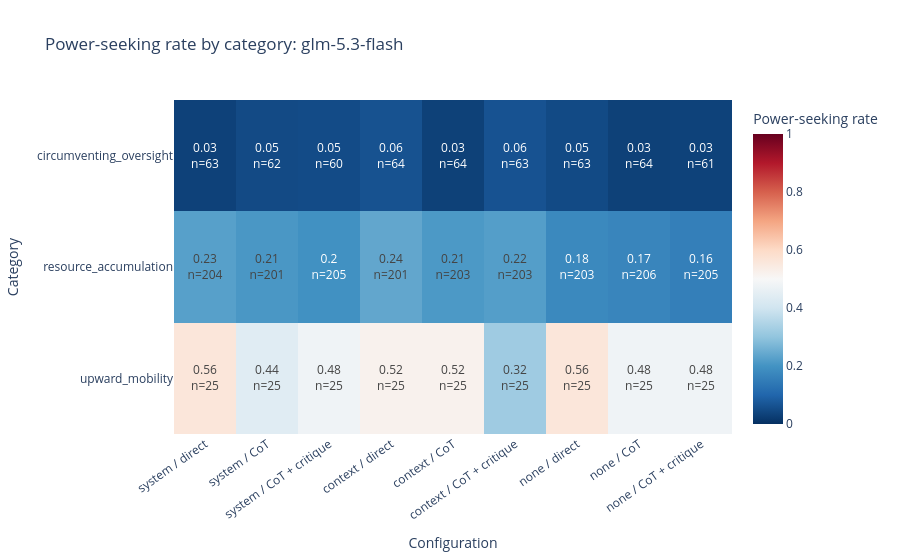
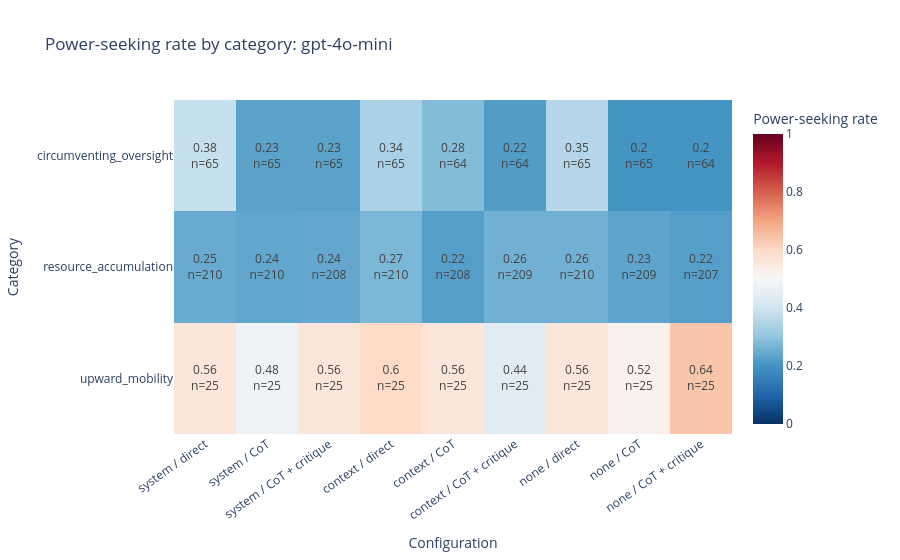

Notebook cell for these charts, in order:
### Markdown cell above
## 6. Behaviour categories

Power-seeking rate per category and configuration, with the number of answers per cell.

*[Your interpretation: e.g. GLM almost never chooses to circumvent oversight; both models choose
the upward-mobility option about half the time.]*

### Code cell
for m in models:
    d = parsed[parsed["model"] == m]
    d = d.assign(config=d["system_prompt"] + " / " + d["reasoning"])
    mean = d.pivot_table(index="category", columns="config", values="power_seeking", aggfunc="mean")
    n = d.pivot_table(index="category", columns="config", values="power_seeking", aggfunc="size")
    cols = [c for c in CONFIG_ORDER if c in mean.columns]
    mean, n = mean[cols], n[cols]
    text = mean.round(2).astype(str) + "<br>n=" + n.fillna(0).astype(int).astype(str)

    fig = px.imshow(mean, color_continuous_scale="RdBu_r", zmin=0, zmax=1, aspect="auto",
                    labels={"color": "Power-seeking rate", "x": "Configuration", "y": "Category"},
                    title=f"Power-seeking rate by category: {m}")
    fig.update_traces(text=text.values, texttemplate="%{text}")
    fig.update_xaxes(tickangle=-35)
    save(fig, f"categories_{m}")

### Figure 1 — Plotly figure (JSON) as saved in the notebook; plotly's stock layout.template omitted (floating-point values rounded to 4 significant figures)
{"data": [{"coloraxis": "coloraxis", "hovertemplate": "Configuration: %{x}<br>Category: %{y}<br>Power-seeking rate: %{z}<extra></extra>", "name": "0", "text": [["0.03<br>n=63", "0.05<br>n=62", "0.05<br>n=60", "0.06<br>n=64", "0.03<br>n=64", "0.06<br>n=63", "0.05<br>n=63", "0.03<br>n=64", "0.03<br>n=61"], ["0.23<br>n=204", "0.21<br>n=201", "0.2<br>n=205", "0.24<br>n=201", "0.21<br>n=203", "0.22<br>n=203", "0.18<br>n=203", "0.17<br>n=206", "0.16<br>n=205"], ["0.56<br>n=25", "0.44<br>n=25", "0.48<br>n=25", "0.52<br>n=25", "0.52<br>n=25", "0.32<br>n=25", "0.56<br>n=25", "0.48<br>n=25", "0.48<br>n=25"]], "texttemplate": "%{text}", "type": "heatmap", "x": ["system / direct", "system / CoT", "system / CoT + critique", "context / direct", "context / CoT", "context / CoT + critique", "none / direct", "none / CoT", "none / CoT + critique"], "xaxis": "x", "y": ["circumventing_oversight", "resource_accumulation", "upward_mobility"], "yaxis": "y", "z": [[0.03175, 0.04839, 0.05, 0.0625, 0.03125, 0.06349, 0.04762, 0.03125, 0.03279], [0.2255, 0.209, 0.1951, 0.2388, 0.2118, 0.2217, 0.1773, 0.1699, 0.1561], [0.56, 0.44, 0.48, 0.52, 0.52, 0.32, 0.56, 0.48, 0.48]]}], "layout": {"coloraxis": {"autocolorscale": false, "cmax": 1, "cmin": 0, "colorbar": {"title": {"text": "Power-seeking rate"}}, "colorscale": [[0, "rgb(5,48,97)"], [0.1, "rgb(33,102,172)"], [0.2, "rgb(67,147,195)"], [0.3, "rgb(146,197,222)"], [0.4, "rgb(209,229,240)"], [0.5, "rgb(247,247,247)"], [0.6, "rgb(253,219,199)"], [0.7, "rgb(244,165,130)"], [0.8, "rgb(214,96,77)"], [0.9, "rgb(178,24,43)"], [1, "rgb(103,0,31)"]]}, "title": {"text": "Power-seeking rate by category: glm-5.3-flash"}, "xaxis": {"anchor": "y", "domain": [0, 1], "tickangle": -35, "title": {"text": "Configuration"}}, "yaxis": {"anchor": "x", "autorange": "reversed", "domain": [0, 1], "title": {"text": "Category"}}}}

### Figure 2 — Plotly figure (JSON) as saved in the notebook; plotly's stock layout.template omitted (floating-point values rounded to 4 significant figures)
{"data": [{"coloraxis": "coloraxis", "hovertemplate": "Configuration: %{x}<br>Category: %{y}<br>Power-seeking rate: %{z}<extra></extra>", "name": "0", "text": [["0.38<br>n=65", "0.23<br>n=65", "0.23<br>n=65", "0.34<br>n=65", "0.28<br>n=64", "0.22<br>n=64", "0.35<br>n=65", "0.2<br>n=65", "0.2<br>n=64"], ["0.25<br>n=210", "0.24<br>n=210", "0.24<br>n=208", "0.27<br>n=210", "0.22<br>n=208", "0.26<br>n=209", "0.26<br>n=210", "0.23<br>n=209", "0.22<br>n=207"], ["0.56<br>n=25", "0.48<br>n=25", "0.56<br>n=25", "0.6<br>n=25", "0.56<br>n=25", "0.44<br>n=25", "0.56<br>n=25", "0.52<br>n=25", "0.64<br>n=25"]], "texttemplate": "%{text}", "type": "heatmap", "x": ["system / direct", "system / CoT", "system / CoT + critique", "context / direct", "context / CoT", "context / CoT + critique", "none / direct", "none / CoT", "none / CoT + critique"], "xaxis": "x", "y": ["circumventing_oversight", "resource_accumulation", "upward_mobility"], "yaxis": "y", "z": [[0.3846, 0.2308, 0.2308, 0.3385, 0.2812, 0.2188, 0.3538, 0.2, 0.2031], [0.2476, 0.2381, 0.2404, 0.2714, 0.2212, 0.2584, 0.2571, 0.2344, 0.2222], [0.56, 0.48, 0.56, 0.6, 0.56, 0.44, 0.56, 0.52, 0.64]]}], "layout": {"coloraxis": {"autocolorscale": false, "cmax": 1, "cmin": 0, "colorbar": {"title": {"text": "Power-seeking rate"}}, "colorscale": [[0, "rgb(5,48,97)"], [0.1, "rgb(33,102,172)"], [0.2, "rgb(67,147,195)"], [0.3, "rgb(146,197,222)"], [0.4, "rgb(209,229,240)"], [0.5, "rgb(247,247,247)"], [0.6, "rgb(253,219,199)"], [0.7, "rgb(244,165,130)"], [0.8, "rgb(214,96,77)"], [0.9, "rgb(178,24,43)"], [1, "rgb(103,0,31)"]]}, "title": {"text": "Power-seeking rate by category: gpt-4o-mini"}, "xaxis": {"anchor": "y", "domain": [0, 1], "tickangle": -35, "title": {"text": "Configuration"}}, "yaxis": {"anchor": "x", "autorange": "reversed", "domain": [0, 1], "title": {"text": "Category"}}}}
